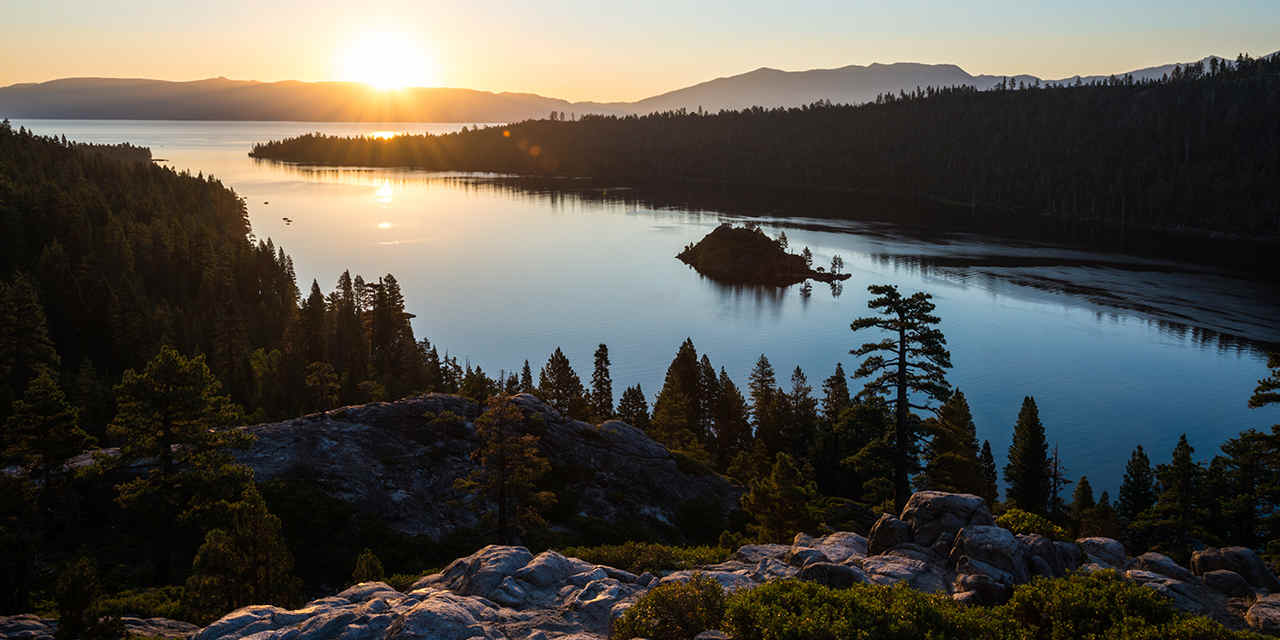
#> input picture lake.jpg, 1280 x 640 px
$ python app_sec_app.py   (older library calls are emulated)
#> lines starting #> are read from the running program, lines starting #| are printed output that depends on the picture
import PIL
from PIL import Image

image_name = input("Enter image's name (ex. ~/Downloads/lake.jpg): ")
#> the answer given: lake.jpg

ext = image_name[image_name.rfind("."):]

width = int(input("Enter width to resize to (ex. 300): "))
#> the answer given: 100

img = Image.open(image_name)
#> img is the input picture: PIL image 1280x640 RGB; mean R, G, B 82, 79.5, 73.4

img = img.resize((width, width), Image.ANTIALIAS)
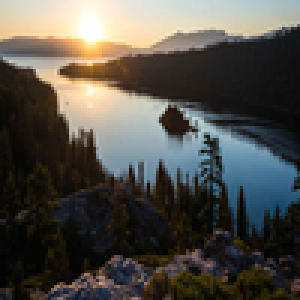
#> img: PIL image 100x100 RGB (shown 3 times larger); mean R, G, B 82, 79.5, 73.4

img.save(image_name[:-len(ext)] + "_square" + ext)
